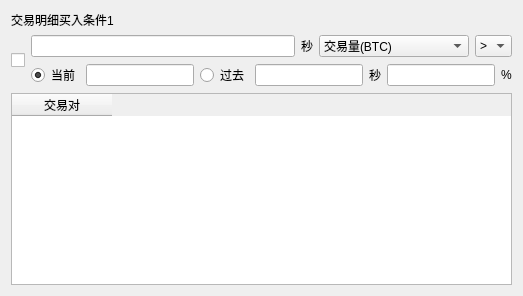
         <widget class="QWidget" name="" native="true">
          <layout class="QVBoxLayout" name="verticalLayout">
           <item>
            <widget class="QLabel" name="label_36">
             <property name="text">
              <string>交易明细买入条件1</string>
             </property>
            </widget>
           </item>
           <item>
            <layout class="QHBoxLayout" name="horizontalLayout_9">
             <item>
              <widget class="QCheckBox" name="cb_buyQuantitative_1">
               <property name="text">
                <string/>
               </property>
              </widget>
             </item>
             <item>
              <layout class="QVBoxLayout" name="verticalLayout_5">
               <item>
                <layout class="QHBoxLayout" name="horizontalLayout_3">
                 <item>
                  <widget class="QLineEdit" name="edt_param_1_1"/>
                 </item>
                 <item>
                  <widget class="QLabel" name="label_6">
                   <property name="text">
                    <string>秒</string>
                   </property>
                  </widget>
                 </item>
                 <item>
                  <widget class="QComboBox" name="cb_quan_type_1">
                   <property name="minimumSize">
                    <size>
                     <width>150</width>
                     <height>0</height>
                    </size>
                   </property>
                   <item>
                    <property name="text">
                     <string>交易量(BTC)</string>
                    </property>
                   </item>
                   <item>
                    <property name="text">
                     <string>交易次数</string>
                    </property>
                   </item>
                  </widget>
                 </item>
                 <item>
                  <widget class="QComboBox" name="cb_param_2_1">
                   <item>
                    <property name="text">
                     <string>&gt;</string>
                    </property>
                   </item>
                   <item>
                    <property name="text">
                     <string>&lt;</string>
                    </property>
                   </item>
                  </widget>
                 </item>
                </layout>
               </item>
               <item>
                <layout class="QHBoxLayout" name="horizontalLayout_8">
                 <item>
                  <widget class="QRadioButton" name="radio_param_31_1">
                   <property name="text">
                    <string>当前</string>
                   </property>
                   <property name="checked">
                    <bool>true</bool>
                   </property>
                  </widget>
                 </item>
                 <item>
                  <widget class="QLineEdit" name="edt_Param_41_1"/>
                 </item>
                 <item>
                  <widget class="QRadioButton" name="radio_param_32_1">
                   <property name="text">
                    <string>过去</string>
                   </property>
                  </widget>
                 </item>
                 <item>
                  <widget class="QLineEdit" name="edt_Param_42_1"/>
                 </item>
                 <item>
                  <widget class="QLabel" name="label_7">
                   <property name="text">
                    <string>秒</string>
                   </property>
                  </widget>
                 </item>
                 <item>
                  <widget class="QLineEdit" name="edt_Param_5_1"/>
                 </item>
                 <item>
                  <widget class="QLabel" name="label_8">
                   <property name="text">
                    <string>%</string>
                   </property>
                  </widget>
                 </item>
                </layout>
               </item>
              </layout>
             </item>
            </layout>
           </item>
           <item>
            <widget class="QTableWidget" name="tab_buyQuantitative_1">
             <property name="sortingEnabled">
              <bool>true</bool>
             </property>
             <column>
              <property name="text">
               <string>交易对</string>
              </property>
             </column>
            </widget>
           </item>
          </layout>
         </widget>
